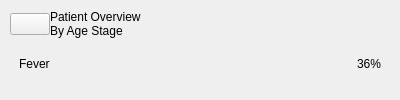
                <widget class="QWidget" name="Column3" native="true">
                 <property name="sizePolicy">
                  <sizepolicy hsizetype="Expanding" vsizetype="Preferred">
                   <horstretch>0</horstretch>
                   <verstretch>0</verstretch>
                  </sizepolicy>
                 </property>
                 <layout class="QHBoxLayout" name="horizontalLayout_27">
                  <property name="spacing">
                   <number>0</number>
                  </property>
                  <property name="leftMargin">
                   <number>0</number>
                  </property>
                  <property name="topMargin">
                   <number>0</number>
                  </property>
                  <property name="rightMargin">
                   <number>0</number>
                  </property>
                  <property name="bottomMargin">
                   <number>0</number>
                  </property>
                  <item alignment="Qt::AlignLeft">
                   <widget class="QWidget" name="PatOverview_2" native="true">
                    <property name="sizePolicy">
                     <sizepolicy hsizetype="Expanding" vsizetype="Preferred">
                      <horstretch>0</horstretch>
                      <verstretch>0</verstretch>
                     </sizepolicy>
                    </property>
                    <property name="minimumSize">
                     <size>
                      <width>400</width>
                      <height>0</height>
                     </size>
                    </property>
                    <property name="maximumSize">
                     <size>
                      <width>16777215</width>
                      <height>16777215</height>
                     </size>
                    </property>
                    <layout class="QVBoxLayout" name="verticalLayout_21">
                     <property name="spacing">
                      <number>10</number>
                     </property>
                     <property name="leftMargin">
                      <number>10</number>
                     </property>
                     <property name="topMargin">
                      <number>10</number>
                     </property>
                     <property name="rightMargin">
                      <number>10</number>
                     </property>
                     <property name="bottomMargin">
                      <number>10</number>
                     </property>
                     <item alignment="Qt::AlignTop">
                      <widget class="QWidget" name="widget_13" native="true">
                       <property name="sizePolicy">
                        <sizepolicy hsizetype="Expanding" vsizetype="Preferred">
                         <horstretch>0</horstretch>
                         <verstretch>0</verstretch>
                        </sizepolicy>
                       </property>
                       <layout class="QHBoxLayout" name="horizontalLayout_25">
                        <property name="spacing">
                         <number>0</number>
                        </property>
                        <property name="leftMargin">
                         <number>0</number>
                        </property>
                        <property name="topMargin">
                         <number>0</number>
                        </property>
                        <property name="rightMargin">
                         <number>0</number>
                        </property>
                        <property name="bottomMargin">
                         <number>0</number>
                        </property>
                        <item alignment="Qt::AlignVCenter">
                         <widget class="QPushButton" name="DashboardButton_9">
                          <property name="toolTip">
                           <string>View Main Dashboard</string>
                          </property>
                          <property name="styleSheet">
                           <string notr="true"/>
                          </property>
                          <property name="text">
                           <string/>
                          </property>
                          <property name="icon">
                           <iconset>
                            <normaloff>:/lucide/icons/chart-bar-big.svg</normaloff>:/lucide/icons/chart-bar-big.svg</iconset>
                          </property>
                          <property name="iconSize">
                           <size>
                            <width>35</width>
                            <height>35</height>
                           </size>
                          </property>
                         </widget>
                        </item>
                        <item alignment="Qt::AlignTop">
                         <widget class="QWidget" name="widget_14" native="true">
                          <property name="sizePolicy">
                           <sizepolicy hsizetype="Expanding" vsizetype="Preferred">
                            <horstretch>0</horstretch>
                            <verstretch>0</verstretch>
                           </sizepolicy>
                          </property>
                          <layout class="QVBoxLayout" name="verticalLayout_22">
                           <property name="spacing">
                            <number>0</number>
                           </property>
                           <property name="leftMargin">
                            <number>0</number>
                           </property>
                           <property name="topMargin">
                            <number>0</number>
                           </property>
                           <property name="rightMargin">
                            <number>0</number>
                           </property>
                           <property name="bottomMargin">
                            <number>0</number>
                           </property>
                           <item alignment="Qt::AlignTop">
                            <widget class="QLabel" name="OverviewHeader_3">
                             <property name="sizePolicy">
                              <sizepolicy hsizetype="Expanding" vsizetype="Expanding">
                               <horstretch>0</horstretch>
                               <verstretch>0</verstretch>
                              </sizepolicy>
                             </property>
                             <property name="text">
                              <string>Patient Overview</string>
                             </property>
                             <property name="alignment">
                              <set>Qt::AlignLeading</set>
                             </property>
                            </widget>
                           </item>
                           <item alignment="Qt::AlignTop">
                            <widget class="QLabel" name="OverviewSub_2">
                             <property name="sizePolicy">
                              <sizepolicy hsizetype="Expanding" vsizetype="Expanding">
                               <horstretch>0</horstretch>
                               <verstretch>0</verstretch>
                              </sizepolicy>
                             </property>
                             <property name="text">
                              <string>By Age Stage</string>
                             </property>
                             <property name="alignment">
                              <set>Qt::AlignLeading</set>
                             </property>
                            </widget>
                           </item>
                          </layout>
                         </widget>
                        </item>
                       </layout>
                      </widget>
                     </item>
                     <item>
                      <widget class="QWidget" name="CategoryCon_3" native="true">
                       <property name="sizePolicy">
                        <sizepolicy hsizetype="Expanding" vsizetype="Expanding">
                         <horstretch>0</horstretch>
                         <verstretch>0</verstretch>
                        </sizepolicy>
                       </property>
                       <layout class="QVBoxLayout" name="verticalLayout_23">
                        <property name="spacing">
                         <number>5</number>
                        </property>
                        <property name="leftMargin">
                         <number>0</number>
                        </property>
                        <property name="topMargin">
                         <number>0</number>
                        </property>
                        <property name="rightMargin">
                         <number>0</number>
                        </property>
                        <property name="bottomMargin">
                         <number>0</number>
                        </property>
                        <item alignment="Qt::AlignTop">
                         <widget class="QWidget" name="CategoryLine_3" native="true">
                          <property name="sizePolicy">
                           <sizepolicy hsizetype="Expanding" vsizetype="Preferred">
                            <horstretch>0</horstretch>
                            <verstretch>0</verstretch>
                           </sizepolicy>
                          </property>
                          <layout class="QHBoxLayout" name="horizontalLayout_26">
                           <item>
                            <widget class="QLabel" name="Category_2">
                             <property name="sizePolicy">
                              <sizepolicy hsizetype="Expanding" vsizetype="Expanding">
                               <horstretch>0</horstretch>
                               <verstretch>0</verstretch>
                              </sizepolicy>
                             </property>
                             <property name="text">
                              <string>Fever</string>
                             </property>
                             <property name="alignment">
                              <set>Qt::AlignLeading</set>
                             </property>
                            </widget>
                           </item>
                           <item alignment="Qt::AlignRight">
                            <widget class="QLabel" name="Percentage_2">
                             <property name="sizePolicy">
                              <sizepolicy hsizetype="Expanding" vsizetype="Expanding">
                               <horstretch>0</horstretch>
                               <verstretch>0</verstretch>
                              </sizepolicy>
                             </property>
                             <property name="text">
                              <string>36%</string>
                             </property>
                             <property name="alignment">
                              <set>Qt::AlignLeading</set>
                             </property>
                            </widget>
                           </item>
                          </layout>
                         </widget>
                        </item>
                       </layout>
                      </widget>
                     </item>
                    </layout>
                   </widget>
                  </item>
                 </layout>
                </widget>
